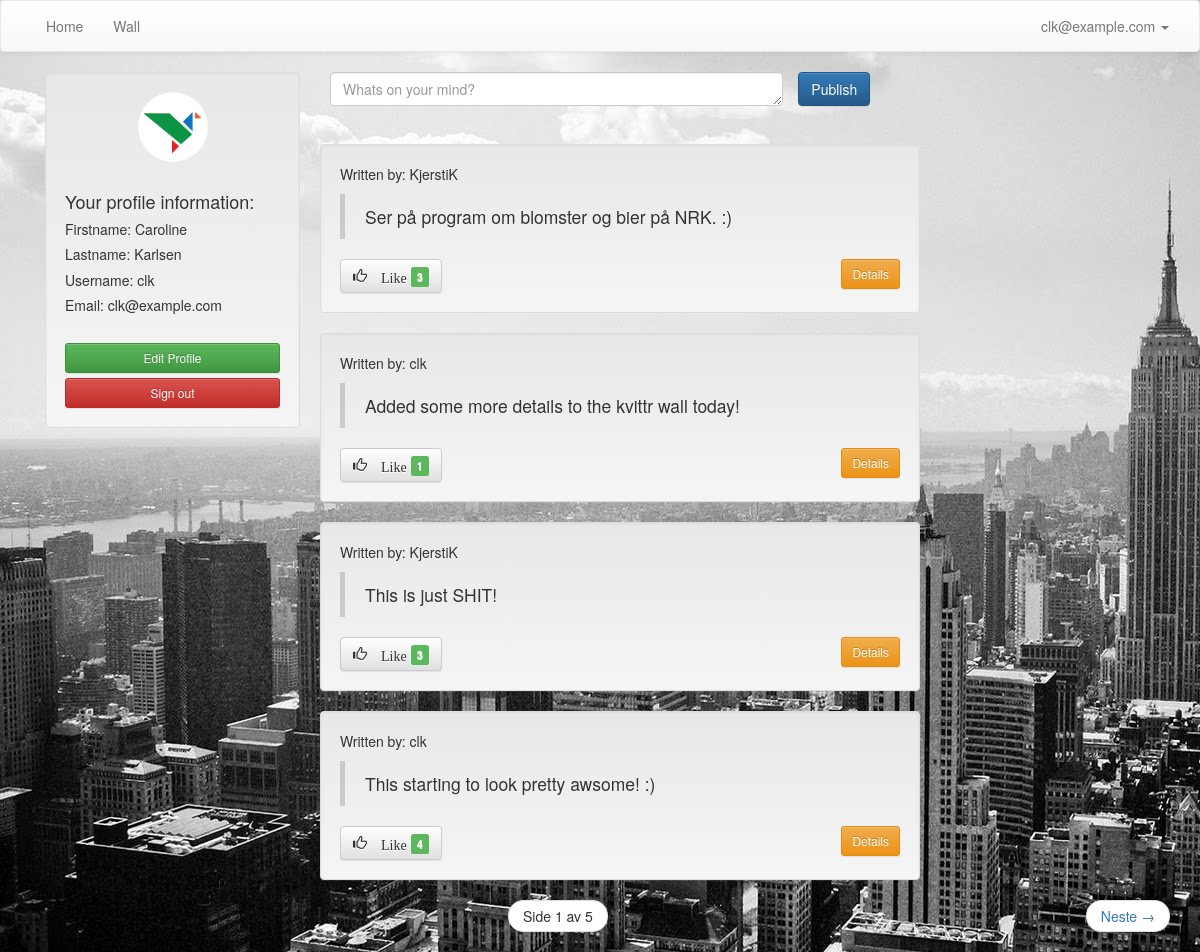
/kvittr_messages/ (signed in), run on the app's committed database.
### kvittr_messages/models.py (models this page shows, shortened)
class Message(models.Model):
	message = models.TextField()
	created_by = models.ForeignKey(User, related_name="created_message")
	created_datetime = models.DateTimeField()
	likes = models.PositiveIntegerField(default=0)
	class Meta:
		ordering = ['-id']

### kvittr_messages/views.py (the view)
def message_listing(request):
	new_post = request.POST.get('new_post')
	if new_post:
		post = Message()
		post.message = new_post
		post.created_datetime = timezone.now()
		post.created_by = request.user
		post.save()
	messages = Message.objects.all()
	page_number = request.GET.get('page')
	paginator = Paginator(messages, 4)
	try:
		messages = paginator.page(page_number)
	except PageNotAnInteger:
		messages = paginator.page(1)
	except EmptyPage:
		messages = paginator.page(paginator.num_pages)
	context = {'messages': messages}
	return render(request, 'kvittr_messages/message_listing.html', context)

### kvittr_messages/templates/kvittr_messages/message_listing.html (shortened to what this page needs)
{% extends 'theme/base.html' %}
{% load staticfiles %}
{% block extra_head %}
        <link rel="stylesheet" href="{% static "kvittr_messages/css/style.css" %}">
{% endblock extra_head %}
{% block pagecontent %}
    {% if user.is_authenticated %}
    <div class="col-md-3">
        <div class="well">
            <img src="{% static "kvittr_messages/images/bird.png" %}" class="img-circle profile_pic center-block" alt="Bird">
            <br>
            <h4>Your profile information:</h4>
            <h5>Firstname: {{ user.first_name }}</h5>
            <h5>Lastname: {{ user.last_name }}</h5>
            <h5>Username: {{ user.username }}</h5>
            <h5>Email: {{ user.email }}</h5>
            <br>
             <a href="{% url 'user_profile' %}" class="btn btn-block btn-sm btn-success text-center">Edit Profile</a>
            <a href="{% url 'user_logout' %}" class="btn btn-block btn-sm btn-danger center-block text-center">Sign out</a>
        </div>
    </div>
    <div class="row wall">
        <div class="col-md-13">
            <form class="form-horizontal" method="POST">
                <div class="form-group">
                    <div class="col-sm-10">
                       <textarea class="form-control" rows="1" name="new_post" required placeholder="Whats on your mind?"></textarea>
                    </div>
                    <button type="submit" class="btn btn-primary ">Publish</button>
                </div>
            </form>
        </div>
    </div>
    {% else %}
        <div class="container">
            <div class="page-header">
                <h1 class="text-center">Kvittr Wall <small>- register to write your own messages and to like others! </small></h1>
            </div>
        </div>
    {% endif %}
       <ul>
        {% for message in messages %}
            <li class="well" style="list-style:none; width: 600px; margin-left: auto; margin-right: auto;">
                <p>Written by: {{ message.created_by }} </p>
                <blockquote>{{ message.message }}</blockquote>
        {% if user.is_authenticated %}
                <button type="button" class="add-likes-link btn btn-default" aria-label="Like" data-messageid="{{ message.id }}">
                  <span class="glyphicon glyphicon-thumbs-up" aria-hidden="true"> Like </span>
                  {% endif %}
                  <span class="label label-success label-as-badge" id="id-likes-for-message-{{ message.id }}"> {{ message.likes }}</span>
                </button>
                <a href="{% url 'message_details' message.id %}" class="btn btn-sm btn-warning pull-right">Details</a>
            </li>
        {% endfor %}
        </ul>
    <nav>
        <ul class="pager">
                <li>
                    <span class="current">
                        Side {{ messages.number }} av {{ messages.paginator.num_pages }}
                    </span>
                </li>
            {% if messages.has_next %}
                <li class="next">
                    <a href="?page={{ messages.next_page_number }}">
                        Neste <span aria-hidden="true"> &rarr; </span>
                    </a>
                </li>
            {% endif %}
        </ul>
    </nav>
{% endblock %}

### theme/templates/theme/base.html (shortened to what this page needs)
{% extends 'theme/site_base.html' %}
{% block body %}
    <nav class="navbar navbar-default" role="navigation">
      <div class="container-fluid">
        <div class="collapse navbar-collapse" id="bs-example-navbar-collapse-1">
          <ul class="nav navbar-nav">
            <li>
                <a href="{% url 'frontpage' %}">Home</a>
            </li>
            <li>
                <a href="{% url 'message_listing' %}">Wall</a>
            </li>
          </ul>
          <ul class="nav navbar-nav navbar-right">
          {% if user.is_anonymous %}
                <li class="dropdown">
                  <a href="#" class="dropdown-toggle" data-toggle="dropdown">
                    <span class="glyphicon glyphicon-user" aria-hidden="true"></span>
                    <span class="caret"></span></a>
                  <ul class="dropdown-menu" role="menu">
                    <li><a href="{% url 'user_login' %}">Sign in</a></li>
                    <li><a href="{% url 'user_register' %}">Register</a></li>
                  </ul>
                </li>
          {% else %}
                <li class="dropdown">
                  <a href="#" class="dropdown-toggle" data-toggle="dropdown">{{ user.email }} <span class="caret"></span></a>
                </li>
          {% endif %}
          </ul>
        </div>
      </div>
    </nav>
    <div class="container">
        {% block pagecontent %}
        {% endblock %}
    </div>
{% endblock body %}

### kvittr_messages/static/kvittr_messages/css/style.css (style rules this page uses)
body { background-image: url("/static/theme/images/background.jpg"); background-repeat:no-repeat; }
.wall { margin-bottom:-28%; width: 550px; height: auto; margin-left: auto; margin-right: auto; }
.profile_pic { width: 70px; height: 70px; }

### data on the page
Message: created_by "KjerstiK", message "Ser på program om blomster og bier på NRK. :)", likes "3"
Message: created_by "clk", message "Added some more details to the kvittr wall today!", likes "1"
Message: created_by "KjerstiK", message "This is just SHIT!", likes "3"
Message: created_by "clk", message "This starting to look pretty awsome! :)", likes "4"

### other printed values
{{ user.email }} "clk@example.com"
{{ user.first_name }} "Caroline"
{{ user.last_name }} "Karlsen"
{{ user.username }} "clk"
{{ messages.number }} "1"
{{ messages.paginator.num_pages }} "5"
